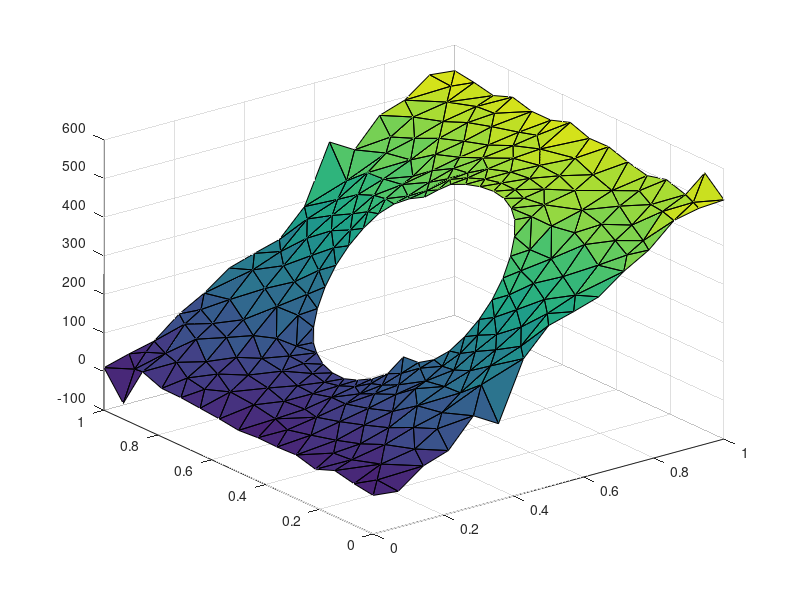

This figure's MATLAB source:
clearvars;
close all;

Nodes = load('Node_2D_tri_lin.dat');
Elements = load('Element_2D_tri_lin.dat');
Solutions = load('result.dat');

% trimesh(Elements,Nodes(:,2),Nodes(:,3))
trisurf(Elements,Nodes(:,2),Nodes(:,3), Solutions);
% axis equal;
